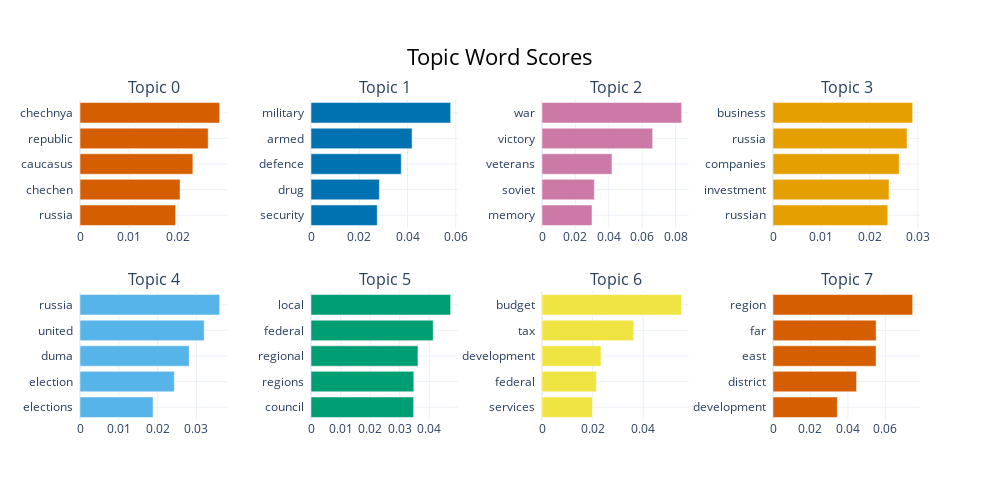

Source (notebook cell):
### Markdown cell above
As it can be seen, this subjects are well define and separate from one another. This can be seen as well in the intertopic MAP, where the subjects are not overlaping (at least, intensly).

# Visualize Terms
We can visualize the selected terms for a few topics by creating bar charts out of the c-TF-IDF scores for each topic representation. Insights can be gained from the relative c-TF-IDF scores between and within topics. Moreover, you can easily compare topic representations to each other.

### Code cell
topic_model.visualize_barchart()

### Figure 1 — Plotly figure (JSON) as saved in the notebook; plotly's stock layout.template omitted (floating-point values rounded to 4 significant figures)
{"data": [{"marker": {"color": "#D55E00"}, "orientation": "h", "type": "bar", "x": [0.01946, 0.02036, 0.02297, 0.02609, 0.02842], "xaxis": "x", "y": ["russia  ", "chechen  ", "caucasus  ", "republic  ", "chechnya  "], "yaxis": "y"}, {"marker": {"color": "#0072B2"}, "orientation": "h", "type": "bar", "x": [0.02746, 0.02834, 0.0374, 0.04189, 0.05788], "xaxis": "x2", "y": ["security  ", "drug  ", "defence  ", "armed  ", "military  "], "yaxis": "y2"}, {"marker": {"color": "#CC79A7"}, "orientation": "h", "type": "bar", "x": [0.02993, 0.03132, 0.0419, 0.06625, 0.08362], "xaxis": "x3", "y": ["memory  ", "soviet  ", "veterans  ", "victory  ", "war  "], "yaxis": "y3"}, {"marker": {"color": "#E69F00"}, "orientation": "h", "type": "bar", "x": [0.02378, 0.02403, 0.02614, 0.02777, 0.02892], "xaxis": "x4", "y": ["russian  ", "investment  ", "companies  ", "russia  ", "business  "], "yaxis": "y4"}, {"marker": {"color": "#56B4E9"}, "orientation": "h", "type": "bar", "x": [0.01884, 0.02431, 0.02816, 0.03201, 0.036], "xaxis": "x5", "y": ["elections  ", "election  ", "duma  ", "united  ", "russia  "], "yaxis": "y5"}, {"marker": {"color": "#009E73"}, "orientation": "h", "type": "bar", "x": [0.03471, 0.03478, 0.03617, 0.04132, 0.04723], "xaxis": "x6", "y": ["council  ", "regions  ", "regional  ", "federal  ", "local  "], "yaxis": "y6"}, {"marker": {"color": "#F0E442"}, "orientation": "h", "type": "bar", "x": [0.01994, 0.0215, 0.02329, 0.03622, 0.05515], "xaxis": "x7", "y": ["services  ", "federal  ", "development  ", "tax  ", "budget  "], "yaxis": "y7"}, {"marker": {"color": "#D55E00"}, "orientation": "h", "type": "bar", "x": [0.03435, 0.04462, 0.05504, 0.05507, 0.07458], "xaxis": "x8", "y": ["development  ", "district  ", "east  ", "far  ", "region  "], "yaxis": "y8"}], "layout": {"annotations": [{"font": {"size": 16}, "showarrow": false, "text": "Topic 0", "x": 0.0875, "xanchor": "center", "xref": "paper", "y": 1, "yanchor": "bottom", "yref": "paper"}, {"font": {"size": 16}, "showarrow": false, "text": "Topic 1", "x": 0.3625, "xanchor": "center", "xref": "paper", "y": 1, "yanchor": "bottom", "yref": "paper"}, {"font": {"size": 16}, "showarrow": false, "text": "Topic 2", "x": 0.6375, "xanchor": "center", "xref": "paper", "y": 1, "yanchor": "bottom", "yref": "paper"}, {"font": {"size": 16}, "showarrow": false, "text": "Topic 3", "x": 0.9125, "xanchor": "center", "xref": "paper", "y": 1, "yanchor": "bottom", "yref": "paper"}, {"font": {"size": 16}, "showarrow": false, "text": "Topic 4", "x": 0.0875, "xanchor": "center", "xref": "paper", "y": 0.4, "yanchor": "bottom", "yref": "paper"}, {"font": {"size": 16}, "showarrow": false, "text": "Topic 5", "x": 0.3625, "xanchor": "center", "xref": "paper", "y": 0.4, "yanchor": "bottom", "yref": "paper"}, {"font": {"size": 16}, "showarrow": false, "text": "Topic 6", "x": 0.6375, "xanchor": "center", "xref": "paper", "y": 0.4, "yanchor": "bottom", "yref": "paper"}, {"font": {"size": 16}, "showarrow": false, "text": "Topic 7", "x": 0.9125, "xanchor": "center", "xref": "paper", "y": 0.4, "yanchor": "bottom", "yref": "paper"}], "height": 500, "hoverlabel": {"bgcolor": "white", "font": {"family": "Rockwell", "size": 16}}, "showlegend": false, "title": {"font": {"color": "Black", "size": 22}, "text": "Topic Word Scores", "x": 0.5, "xanchor": "center", "yanchor": "top"}, "width": 1000, "xaxis": {"anchor": "y", "domain": [0, 0.175], "showgrid": true}, "xaxis2": {"anchor": "y2", "domain": [0.275, 0.45], "showgrid": true}, "xaxis3": {"anchor": "y3", "domain": [0.55, 0.725], "showgrid": true}, "xaxis4": {"anchor": "y4", "domain": [0.825, 1], "showgrid": true}, "xaxis5": {"anchor": "y5", "domain": [0, 0.175], "showgrid": true}, "xaxis6": {"anchor": "y6", "domain": [0.275, 0.45], "showgrid": true}, "xaxis7": {"anchor": "y7", "domain": [0.55, 0.725], "showgrid": true}, "xaxis8": {"anchor": "y8", "domain": [0.825, 1], "showgrid": true}, "yaxis": {"anchor": "x", "domain": [0.6, 1], "showgrid": true}, "yaxis2": {"anchor": "x2", "domain": [0.6, 1], "showgrid": true}, "yaxis3": {"anchor": "x3", "domain": [0.6, 1], "showgrid": true}, "yaxis4": {"anchor": "x4", "domain": [0.6, 1], "showgrid": true}, "yaxis5": {"anchor": "x5", "domain": [0, 0.4], "showgrid": true}, "yaxis6": {"anchor": "x6", "domain": [0, 0.4], "showgrid": true}, "yaxis7": {"anchor": "x7", "domain": [0, 0.4], "showgrid": true}, "yaxis8": {"anchor": "x8", "domain": [0, 0.4], "showgrid": true}}}
